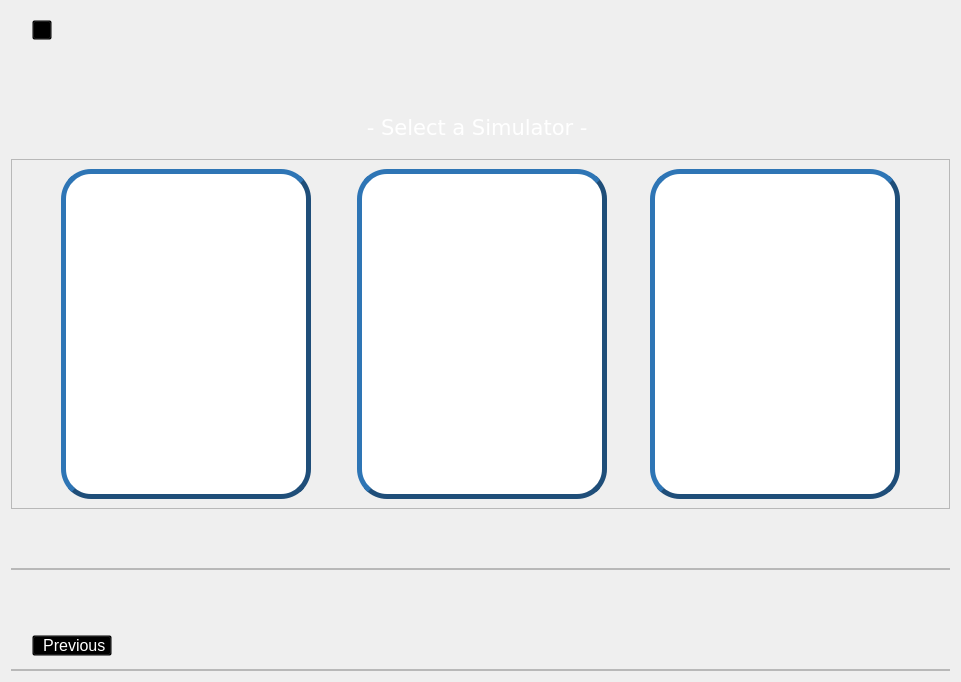
        <widget class="QWidget" name="Select_simulator">
         <layout class="QVBoxLayout" name="verticalLayout_21">
          <item>
           <widget class="QFrame" name="frame_hierarq_6">
            <property name="styleSheet">
             <string notr="true">    color: rgb(255, 255, 255);
    background: transparent;</string>
            </property>
            <property name="frameShape">
             <enum>QFrame::StyledPanel</enum>
            </property>
            <property name="frameShadow">
             <enum>QFrame::Raised</enum>
            </property>
            <layout class="QHBoxLayout" name="horizontalLayout_44">
             <property name="spacing">
              <number>8</number>
             </property>
             <property name="leftMargin">
              <number>20</number>
             </property>
             <property name="topMargin">
              <number>8</number>
             </property>
             <property name="rightMargin">
              <number>8</number>
             </property>
             <property name="bottomMargin">
              <number>8</number>
             </property>
             <item>
              <widget class="QPushButton" name="btn_home_5">
               <property name="minimumSize">
                <size>
                 <width>20</width>
                 <height>20</height>
                </size>
               </property>
               <property name="maximumSize">
                <size>
                 <width>20</width>
                 <height>20</height>
                </size>
               </property>
               <property name="font">
                <font>
                 <underline>false</underline>
                </font>
               </property>
               <property name="cursor">
                <cursorShape>PointingHandCursor</cursorShape>
               </property>
               <property name="styleSheet">
                <string notr="true">color: rgb(255, 255, 255);
background: transparent;</string>
               </property>
               <property name="text">
                <string/>
               </property>
               <property name="icon">
                <iconset resource="icons_.qrc">
                 <normaloff>:/icons/icons/casa.png</normaloff>:/icons/icons/casa.png</iconset>
               </property>
               <property name="iconSize">
                <size>
                 <width>20</width>
                 <height>20</height>
                </size>
               </property>
              </widget>
             </item>
             <item>
              <spacer name="horizontalSpacer_76">
               <property name="orientation">
                <enum>Qt::Horizontal</enum>
               </property>
               <property name="sizeHint" stdset="0">
                <size>
                 <width>681</width>
                 <height>15</height>
                </size>
               </property>
              </spacer>
             </item>
            </layout>
           </widget>
          </item>
          <item>
           <spacer name="verticalSpacer_22">
            <property name="orientation">
             <enum>Qt::Vertical</enum>
            </property>
            <property name="sizeType">
             <enum>QSizePolicy::Expanding</enum>
            </property>
            <property name="sizeHint" stdset="0">
             <size>
              <width>20</width>
              <height>48</height>
             </size>
            </property>
           </spacer>
          </item>
          <item>
           <widget class="QLabel" name="warning_3">
            <property name="sizePolicy">
             <sizepolicy hsizetype="Preferred" vsizetype="Minimum">
              <horstretch>0</horstretch>
              <verstretch>0</verstretch>
             </sizepolicy>
            </property>
            <property name="minimumSize">
             <size>
              <width>50</width>
              <height>50</height>
             </size>
            </property>
            <property name="font">
             <font>
              <pointsize>16</pointsize>
             </font>
            </property>
            <property name="text">
             <string>&lt;html&gt;&lt;head/&gt;&lt;body&gt;&lt;pre align=&quot;center&quot; style=&quot; margin-top:12px; margin-bottom:12px; margin-left:0px; margin-right:0px; -qt-block-indent:0; text-indent:0px;&quot;&gt;&lt;a name=&quot;tw-target-text-container&quot;/&gt;&lt;span style=&quot; font-family:'monospace'; color:#ffffff;&quot;&gt;-&lt;/span&gt;&lt;span style=&quot; font-family:'monospace'; color:#ffffff;&quot;&gt; Select a Simulator - &lt;/span&gt;&lt;/pre&gt;&lt;/body&gt;&lt;/html&gt;</string>
            </property>
           </widget>
          </item>
          <item>
           <widget class="QFrame" name="frame_simulator">
            <property name="minimumSize">
             <size>
              <width>680</width>
              <height>350</height>
             </size>
            </property>
            <property name="frameShape">
             <enum>QFrame::StyledPanel</enum>
            </property>
            <property name="frameShadow">
             <enum>QFrame::Raised</enum>
            </property>
            <layout class="QHBoxLayout" name="horizontalLayout_4">
             <item>
              <spacer name="horizontalSpacer_66">
               <property name="orientation">
                <enum>Qt::Horizontal</enum>
               </property>
               <property name="sizeType">
                <enum>QSizePolicy::Expanding</enum>
               </property>
               <property name="sizeHint" stdset="0">
                <size>
                 <width>40</width>
                 <height>20</height>
                </size>
               </property>
              </spacer>
             </item>
             <item>
              <widget class="QPushButton" name="spr_btn">
               <property name="sizePolicy">
                <sizepolicy hsizetype="Expanding" vsizetype="Preferred">
                 <horstretch>0</horstretch>
                 <verstretch>0</verstretch>
                </sizepolicy>
               </property>
               <property name="minimumSize">
                <size>
                 <width>250</width>
                 <height>250</height>
                </size>
               </property>
               <property name="maximumSize">
                <size>
                 <width>350</width>
                 <height>350</height>
                </size>
               </property>
               <property name="cursor">
                <cursorShape>PointingHandCursor</cursorShape>
               </property>
               <property name="styleSheet">
                <string notr="true">QPushButton{

	background-color: rgb(255, 255, 255);
border-color: rgb(31, 78, 121);
border-radius: 30px;
border-style: outset;
border-width: 5px;
}

QPushButton:hover{
	
	border-color: rgb(255, 170, 0);

}

QPushButton:checked{ border-color: rgb(0, 170, 0);}
</string>
               </property>
               <property name="icon">
                <iconset>
                 <normaloff>:/icons/icons/logo_lmr.png</normaloff>:/icons/icons/logo_lmr.png</iconset>
               </property>
               <property name="iconSize">
                <size>
                 <width>250</width>
                 <height>250</height>
                </size>
               </property>
              </widget>
             </item>
             <item>
              <spacer name="horizontalSpacer_67">
               <property name="orientation">
                <enum>Qt::Horizontal</enum>
               </property>
               <property name="sizeType">
                <enum>QSizePolicy::Preferred</enum>
               </property>
               <property name="sizeHint" stdset="0">
                <size>
                 <width>40</width>
                 <height>20</height>
                </size>
               </property>
              </spacer>
             </item>
             <item>
              <widget class="QPushButton" name="lmr_btn">
               <property name="sizePolicy">
                <sizepolicy hsizetype="Expanding" vsizetype="Preferred">
                 <horstretch>0</horstretch>
                 <verstretch>0</verstretch>
                </sizepolicy>
               </property>
               <property name="minimumSize">
                <size>
                 <width>250</width>
                 <height>250</height>
                </size>
               </property>
               <property name="maximumSize">
                <size>
                 <width>350</width>
                 <height>350</height>
                </size>
               </property>
               <property name="cursor">
                <cursorShape>PointingHandCursor</cursorShape>
               </property>
               <property name="styleSheet">
                <string notr="true">QPushButton{

	background-color: rgb(255, 255, 255);
border-color: rgb(31, 78, 121);
border-radius: 30px;
border-style: outset;
border-width: 5px;
}

QPushButton:hover{
	
	border-color: rgb(255, 170, 0);

}

QPushButton:checked{ border-color: rgb(0, 170, 0);}
</string>
               </property>
               <property name="icon">
                <iconset resource="icons_.qrc">
                 <normaloff>:/icons/icons/LOGO.png</normaloff>:/icons/icons/LOGO.png</iconset>
               </property>
               <property name="iconSize">
                <size>
                 <width>250</width>
                 <height>250</height>
                </size>
               </property>
              </widget>
             </item>
             <item>
              <spacer name="horizontalSpacer_77">
               <property name="orientation">
                <enum>Qt::Horizontal</enum>
               </property>
               <property name="sizeType">
                <enum>QSizePolicy::Preferred</enum>
               </property>
               <property name="sizeHint" stdset="0">
                <size>
                 <width>37</width>
                 <height>20</height>
                </size>
               </property>
              </spacer>
             </item>
             <item>
              <widget class="QPushButton" name="lmr_spr_btn">
               <property name="sizePolicy">
                <sizepolicy hsizetype="Minimum" vsizetype="Preferred">
                 <horstretch>0</horstretch>
                 <verstretch>0</verstretch>
                </sizepolicy>
               </property>
               <property name="minimumSize">
                <size>
                 <width>250</width>
                 <height>250</height>
                </size>
               </property>
               <property name="maximumSize">
                <size>
                 <width>350</width>
                 <height>350</height>
                </size>
               </property>
               <property name="cursor">
                <cursorShape>PointingHandCursor</cursorShape>
               </property>
               <property name="styleSheet">
                <string notr="true">QPushButton{

	background-color: rgb(255, 255, 255);
border-color: rgb(31, 78, 121);
border-radius: 30px;
border-style: outset;
border-width: 5px;
}

QPushButton:hover{
	
	border-color: rgb(255, 170, 0);

}

QPushButton:checked{ border-color: rgb(0, 170, 0);}</string>
               </property>
               <property name="text">
                <string/>
               </property>
               <property name="icon">
                <iconset resource="icons_.qrc">
                 <normaloff>:/icons/icons/LOGO.png</normaloff>:/icons/icons/LOGO.png</iconset>
               </property>
               <property name="iconSize">
                <size>
                 <width>250</width>
                 <height>250</height>
                </size>
               </property>
              </widget>
             </item>
             <item>
              <spacer name="horizontalSpacer_75">
               <property name="orientation">
                <enum>Qt::Horizontal</enum>
               </property>
               <property name="sizeType">
                <enum>QSizePolicy::Expanding</enum>
               </property>
               <property name="sizeHint" stdset="0">
                <size>
                 <width>40</width>
                 <height>20</height>
                </size>
               </property>
              </spacer>
             </item>
            </layout>
           </widget>
          </item>
          <item>
           <spacer name="verticalSpacer_25">
            <property name="orientation">
             <enum>Qt::Vertical</enum>
            </property>
            <property name="sizeHint" stdset="0">
             <size>
              <width>20</width>
              <height>53</height>
             </size>
            </property>
           </spacer>
          </item>
          <item>
           <widget class="QFrame" name="frame_17">
            <property name="sizePolicy">
             <sizepolicy hsizetype="Preferred" vsizetype="Preferred">
              <horstretch>0</horstretch>
              <verstretch>0</verstretch>
             </sizepolicy>
            </property>
            <property name="maximumSize">
             <size>
              <width>1000000</width>
              <height>100000</height>
             </size>
            </property>
            <property name="frameShape">
             <enum>QFrame::StyledPanel</enum>
            </property>
            <property name="frameShadow">
             <enum>QFrame::Raised</enum>
            </property>
            <layout class="QHBoxLayout" name="horizontalLayout_30">
             <property name="spacing">
              <number>0</number>
             </property>
             <property name="leftMargin">
              <number>0</number>
             </property>
             <property name="topMargin">
              <number>0</number>
             </property>
             <property name="rightMargin">
              <number>0</number>
             </property>
             <property name="bottomMargin">
              <number>0</number>
             </property>
            </layout>
           </widget>
          </item>
          <item>
           <spacer name="verticalSpacer_24">
            <property name="orientation">
             <enum>Qt::Vertical</enum>
            </property>
            <property name="sizeHint" stdset="0">
             <size>
              <width>20</width>
              <height>52</height>
             </size>
            </property>
           </spacer>
          </item>
          <item>
           <widget class="QFrame" name="frame_next_previous_6">
            <property name="sizePolicy">
             <sizepolicy hsizetype="Preferred" vsizetype="Fixed">
              <horstretch>0</horstretch>
              <verstretch>0</verstretch>
             </sizepolicy>
            </property>
            <property name="maximumSize">
             <size>
              <width>16777215</width>
              <height>35</height>
             </size>
            </property>
            <property name="styleSheet">
             <string notr="true">background: transparent;</string>
            </property>
            <property name="frameShape">
             <enum>QFrame::StyledPanel</enum>
            </property>
            <property name="frameShadow">
             <enum>QFrame::Raised</enum>
            </property>
            <layout class="QHBoxLayout" name="horizontalLayout_38">
             <property name="spacing">
              <number>5</number>
             </property>
             <property name="leftMargin">
              <number>20</number>
             </property>
             <property name="topMargin">
              <number>6</number>
             </property>
             <property name="rightMargin">
              <number>20</number>
             </property>
             <property name="bottomMargin">
              <number>6</number>
             </property>
             <item>
              <widget class="QPushButton" name="prev_btn_sel">
               <property name="font">
                <font>
                 <pointsize>12</pointsize>
                </font>
               </property>
               <property name="cursor">
                <cursorShape>PointingHandCursor</cursorShape>
               </property>
               <property name="layoutDirection">
                <enum>Qt::LeftToRight</enum>
               </property>
               <property name="styleSheet">
                <string notr="true">color: rgb(255, 255, 255);
background: transparent;</string>
               </property>
               <property name="text">
                <string> Previous</string>
               </property>
               <property name="icon">
                <iconset resource="icons_.qrc">
                 <normaloff>:/icons/icons/simbolo-de-setas-duplas-para-a-esquerda.png</normaloff>:/icons/icons/simbolo-de-setas-duplas-para-a-esquerda.png</iconset>
               </property>
               <property name="iconSize">
                <size>
                 <width>25</width>
                 <height>25</height>
                </size>
               </property>
              </widget>
             </item>
             <item>
              <spacer name="horizontalSpacer_47">
               <property name="orientation">
                <enum>Qt::Horizontal</enum>
               </property>
               <property name="sizeType">
                <enum>QSizePolicy::Expanding</enum>
               </property>
               <property name="sizeHint" stdset="0">
                <size>
                 <width>100</width>
                 <height>20</height>
                </size>
               </property>
              </spacer>
             </item>
            </layout>
           </widget>
          </item>
          <item>
           <widget class="QFrame" name="frame_18">
            <property name="sizePolicy">
             <sizepolicy hsizetype="Preferred" vsizetype="Preferred">
              <horstretch>0</horstretch>
              <verstretch>0</verstretch>
             </sizepolicy>
            </property>
            <property name="maximumSize">
             <size>
              <width>1000000</width>
              <height>100000</height>
             </size>
            </property>
            <property name="frameShape">
             <enum>QFrame::StyledPanel</enum>
            </property>
            <property name="frameShadow">
             <enum>QFrame::Raised</enum>
            </property>
            <layout class="QHBoxLayout" name="horizontalLayout_43">
             <property name="spacing">
              <number>0</number>
             </property>
             <property name="leftMargin">
              <number>0</number>
             </property>
             <property name="topMargin">
              <number>0</number>
             </property>
             <property name="rightMargin">
              <number>0</number>
             </property>
             <property name="bottomMargin">
              <number>0</number>
             </property>
            </layout>
           </widget>
          </item>
         </layout>
        </widget>
